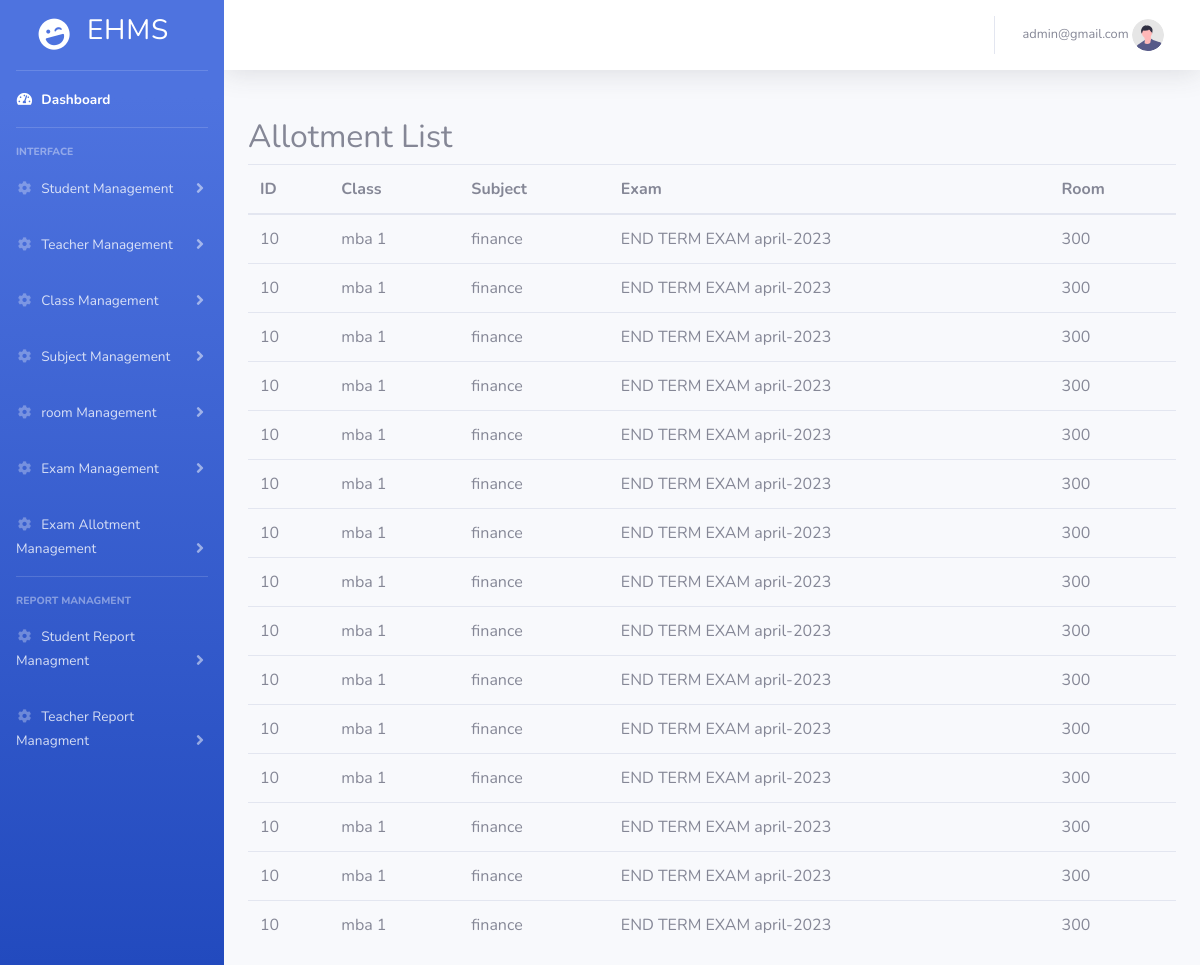
The app's page /show_student_allotment.php (signed in) with its own data.
### tables this page shows
CREATE TABLE `allotments` (
  `id` int(11) NOT NULL,
  `class_id` int(11) NOT NULL,
  `subject_id` int(11) NOT NULL,
  `exam_id` int(11) NOT NULL,
  `room_id` int(11) NOT NULL,
  `student_id` int(11) DEFAULT NULL
);

CREATE TABLE `classes` (
  `class_id` int(11) NOT NULL,
  `name` varchar(50) NOT NULL
);

CREATE TABLE `subjects` (
  `subject_id` int(11) NOT NULL,
  `name` varchar(50) NOT NULL,
  `class_id` int(11) NOT NULL
);

CREATE TABLE `exams` (
  `id` int(11) NOT NULL,
  `class_id` int(11) NOT NULL,
  `subject_id` int(11) NOT NULL,
  `exam_name` varchar(100) NOT NULL,
  `exam_date` date NOT NULL,
  `start_time` time NOT NULL,
  `end_time` time NOT NULL
);

CREATE TABLE `rooms` (
  `room_id` int(11) NOT NULL,
  `name` varchar(50) NOT NULL,
  `strength` int(11) NOT NULL
);

### show_student_allotment.php (the view, shortened to what this page needs)
<!DOCTYPE html>
<html lang="en">
<head>
    <link href="vendor/fontawesome-free/css/all.min.css" rel="stylesheet" type="text/css" />
    <link href="css/sb-admin-2.min.css" rel="stylesheet" />
</head>
<body id="page-top">
    <div id="wrapper">
        <ul class="navbar-nav bg-gradient-primary sidebar sidebar-dark accordion" id="accordionSidebar">
            <a class="sidebar-brand d-flex align-items-center justify-content-center" href="index.html">
                <div class="sidebar-brand-icon rotate-n-15">
                    <i class="fas fa-laugh-wink"></i>
                </div>
                <div class="sidebar-brand-text mx-3">
                    <h3>EHMS</h3>
                </div>
            </a>
            <hr class="sidebar-divider my-0" />
            <li class="nav-item active">
                <a class="nav-link" href="index.html">
                    <i class="fas fa-fw fa-tachometer-alt"></i>
                    <span>Dashboard</span></a>
            </li>
            <hr class="sidebar-divider" />
            <div class="sidebar-heading">Interface</div>
            <li class="nav-item">
                <a class="nav-link collapsed" href="#" data-toggle="collapse" data-target="#collapseStudent"
                    aria-expanded="false" aria-controls="collapseStudent">
                    <i class="fas fa-fw fa-cog"></i>
                    <span>Student Management</span>
                </a>
            </li>
            <li class="nav-item">
                <a class="nav-link collapsed" href="#" data-toggle="collapse" data-target="#collapseTeacher"
                    aria-expanded="false" aria-controls="collapseTeacher">
                    <i class="fas fa-fw fa-cog"></i>
                    <span>Teacher Management</span>
                </a>
            </li>
            <li class="nav-item">
                <a class="nav-link collapsed" href="#" data-toggle="collapse" data-target="#collapseClass"
                    aria-expanded="false" aria-controls="collapseClass">
                    <i class="fas fa-fw fa-cog"></i>
                    <span>Class Management</span>
                </a>
            </li>
            <li class="nav-item">
                <a class="nav-link collapsed" href="#" data-toggle="collapse" data-target="#collapseSubject"
                    aria-expanded="false" aria-controls="collapseSubject">
                    <i class="fas fa-fw fa-cog"></i>
                    <span>Subject Management</span>
                </a>
            </li>
            <li class="nav-item">
                <a class="nav-link collapsed" href="#" data-toggle="collapse" data-target="#collapseRoom"
                    aria-expanded="false" aria-controls="collapseRoom">
                    <i class="fas fa-fw fa-cog"></i>
                    <span>room Management</span>
                </a>
            </li>
            <li class="nav-item">
                <a class="nav-link collapsed" href="#" data-toggle="collapse" data-target="#collapseExam"
                    aria-expanded="false" aria-controls="collapseExam">
                    <i class="fas fa-fw fa-cog"></i>
                    <span>Exam Management</span>
                </a>
            </li>
            <li class="nav-item">
                <a class="nav-link collapsed" href="#" data-toggle="collapse" data-target="#collapseExama"
                    aria-expanded="false" aria-controls="collapseExama">
                    <i class="fas fa-fw fa-cog"></i>
                    <span>Exam Allotment Management</span>
                </a>
            </li>
            <hr class="sidebar-divider" />
            <div class="sidebar-heading">Report Managment</div>
            <li class="nav-item">
                <a class="nav-link collapsed" href="#" data-toggle="collapse" data-target="#collapseTwosr"
                    aria-expanded="true" aria-controls="collapseTwosr">
                    <i class="fas fa-fw fa-cog"></i>
                    <span>Student Report Managment</span>
                </a>
            </li>
            <li class="nav-item">
                <a class="nav-link collapsed" href="#" data-toggle="collapse" data-target="#collapseTwosra"
                    aria-expanded="true" aria-controls="collapseTwosra">
                    <i class="fas fa-fw fa-cog"></i>
                    <span>Teacher Report Managment</span>
                </a>
            </li>
        </ul>
        <div id="content-wrapper" class="d-flex flex-column">
            <div id="content">
                <nav class="navbar navbar-expand navbar-light bg-white topbar mb-4 static-top shadow">
                    <ul class="navbar-nav ml-auto">
                        <li class="nav-item dropdown no-arrow">
                            <a class="nav-link dropdown-toggle" href="#" id="userDropdown" role="button"
                                data-toggle="dropdown" aria-haspopup="true" aria-expanded="false">
                                <span
                                    class="mr-2 d-none d-lg-inline text-gray-600 small"><?php echo $_SESSION['email']; ?>
                                    <img class="img-profile rounded-circle" src="img/undraw_profile.svg" />
                            </a>
                        </li>
                    </ul>
                </nav>
                <div class="container mt-5">
                    <h2>Allotment List</h2>
                    <table class="table">
                        <thead>
                            <tr>
                                <th>ID</th>
                                <th>Class</th>
                                <th>Subject</th>
                                <th>Exam</th>
                                <th>Room</th>
                            </tr>
                        </thead>
                        <tbody>
                            <?php
                            include 'db_connect.php';
                            $sql = "SELECT allotments.*, classes.name AS class_name, subjects.name AS subject_name, exams.exam_name AS exam_name, rooms.name AS room_name FROM allotments
                        INNER JOIN classes ON allotments.class_id = classes.class_id
                        INNER JOIN subjects ON allotments.subject_id = subjects.subject_id
                        INNER JOIN exams ON allotments.exam_id = exams.id
                        INNER JOIN rooms ON allotments.room_id = rooms.room_id";
                            $result = $conn->query($sql);
                            if ($result->num_rows > 0) {
                                while ($row = $result->fetch_assoc()) {
                                    echo "<tr>";
                                    echo "<td>" . $row['class_id'] . "</td>";
                                    echo "<td>" . $row['class_name'] . "</td>";
                                    echo "<td>" . $row['subject_name'] . "</td>";
                                    echo "<td>" . $row['exam_name'] . "</td>";
                                    echo "<td>" . $row['room_name'] . "</td>";
                                    echo "</tr>";
                                }
                            } else {
                                echo "<tr><td colspan='5'>No allotments found</td></tr>";
                            }
                            ?>
                        </tbody>
                    </table>
                </div>
            </div>
        </div>
    </div>
</body>
</html>

### records on screen
allotments: class "10", class.name "mba 1", subject.name "finance", exam.exam_name "END TERM EXAM april-2023", room.name "300"
allotments: class "10", class.name "mba 1", subject.name "finance", exam.exam_name "END TERM EXAM april-2023", room.name "300"
allotments: class "10", class.name "mba 1", subject.name "finance", exam.exam_name "END TERM EXAM april-2023", room.name "300"
allotments: class "10", class.name "mba 1", subject.name "finance", exam.exam_name "END TERM EXAM april-2023", room.name "300"
allotments: class "10", class.name "mba 1", subject.name "finance", exam.exam_name "END TERM EXAM april-2023", room.name "300"
allotments: class "10", class.name "mba 1", subject.name "finance", exam.exam_name "END TERM EXAM april-2023", room.name "300"
allotments: class "10", class.name "mba 1", subject.name "finance", exam.exam_name "END TERM EXAM april-2023", room.name "300"
allotments: class "10", class.name "mba 1", subject.name "finance", exam.exam_name "END TERM EXAM april-2023", room.name "300"
allotments: class "10", class.name "mba 1", subject.name "finance", exam.exam_name "END TERM EXAM april-2023", room.name "300"
allotments: class "10", class.name "mba 1", subject.name "finance", exam.exam_name "END TERM EXAM april-2023", room.name "300"
allotments: class "10", class.name "mba 1", subject.name "finance", exam.exam_name "END TERM EXAM april-2023", room.name "300"
allotments: class "10", class.name "mba 1", subject.name "finance", exam.exam_name "END TERM EXAM april-2023", room.name "300"
allotments: class "10", class.name "mba 1", subject.name "finance", exam.exam_name "END TERM EXAM april-2023", room.name "300"
allotments: class "10", class.name "mba 1", subject.name "finance", exam.exam_name "END TERM EXAM april-2023", room.name "300"
allotments: class "10", class.name "mba 1", subject.name "finance", exam.exam_name "END TERM EXAM april-2023", room.name "300"

### other values on screen
$_SESSION['email'] "admin@gmail.com"
